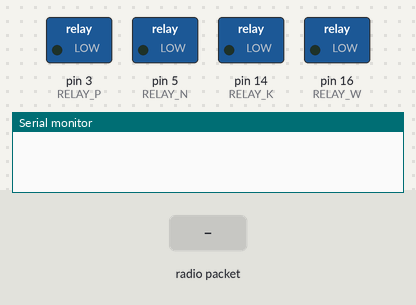
The sketch below on a simulated Arduino Uno, built for the host (arithmetic inside an expression is 32-bit, double 64-bit). On the bench: switched loads named in the sketch (green lamp = pin HIGH), the last lines printed to the serial monitor. The test bench sets the inputs (shaded band). No radio packets arrive unless stated.

Above: at 0.0 s.
At 2.2 s:
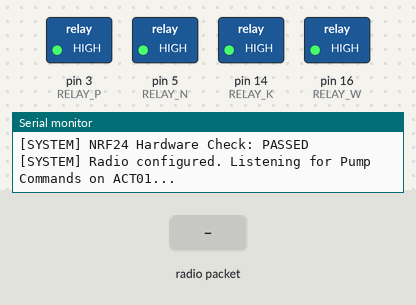
2.3 s: radio packet "1" arrives
At 3.5 s:
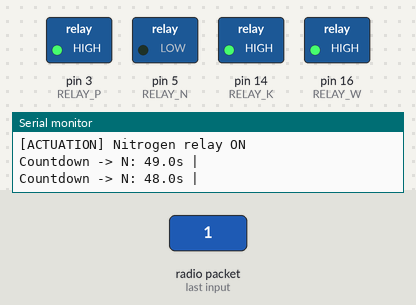
Timing chart, 0 to 52.8 s (numbered marks = the images above; inputs shaded):
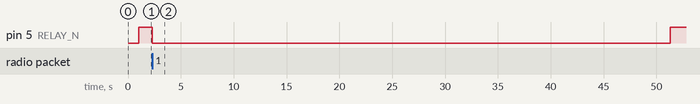

Measured:
- after the input at 2.3 s, pin 5 (RELAY_N): HIGH → LOW at once, → HIGH 49.0 s later

The sketch:

Acctuator.ino
```cpp
/*
  Aries Micro - Node 4 (Actuation Node)
  Features: Hardware AutoACK, Concurrent non-blocking pump control, Serial Countdowns
  Relay Type: ACTIVE LOW (LOW = ON, HIGH = OFF)
*/
#include <SPI.h>
#include <nRF24L01.h>
#include <RF24.h>

// VEGA Core Explicit Linker Override for SPI 1
SPIClass SPI(1);

// --- Pin Definitions ---
#define NRF_CE    9
#define NRF_CSN   10

#define RELAY_N   5   // Nitrogen Pump
#define RELAY_P   3   // Phosphorus Pump
#define RELAY_K   14  // Potassium Pump
#define RELAY_W   16  // Water Pump

RF24 radio(NRF_CE, NRF_CSN);
const byte rxAddress[6] = "ACT01";

// Command Structure (Must match Gateway exactly)
typedef struct __attribute__((packed)) {
    uint16_t n_sec;
    uint16_t p_sec;
    uint16_t k_sec;
    uint16_t w_sec;
} PumpCommand;

// State Tracking
uint32_t end_N = 0, end_P = 0, end_K = 0, end_W = 0;
bool active_N = false, active_P = false, active_K = false, active_W = false;
uint32_t last_print_time = 0;

void setup() {
    Serial.begin(115200);
    delay(1000); // Give Serial and MCU time to stabilize

    Serial.println("\n========================================");
    Serial.println("   SICHAI Actuator Node (Aries Micro)   ");
    Serial.println("========================================");

    // SAFETY FIX: Set HIGH (OFF) before configuring as OUTPUT to prevent boot-up splashing
    digitalWrite(RELAY_N, HIGH); digitalWrite(RELAY_P, HIGH);
    digitalWrite(RELAY_K, HIGH); digitalWrite(RELAY_W, HIGH);

    pinMode(RELAY_N, OUTPUT); pinMode(RELAY_P, OUTPUT);
    pinMode(RELAY_K, OUTPUT); pinMode(RELAY_W, OUTPUT);

    SPI.begin();

    if (!radio.begin()) {
        Serial.println("[CRITICAL ERROR] NRF24 Hardware NOT responding!");
    } else {
        if (radio.isChipConnected()) {
            Serial.println("[SYSTEM] NRF24 Hardware Check: PASSED");
        } else {
            Serial.println("[SYSTEM] NRF24 Hardware Check: FAILED (Check SPI wiring)");
        }

        radio.setPALevel(RF24_PA_MAX);
        radio.setDataRate(RF24_1MBPS);
        radio.setChannel(108);
        radio.setPayloadSize(sizeof(PumpCommand));

        radio.openReadingPipe(1, rxAddress);
        radio.startListening();

        Serial.println("[SYSTEM] Radio configured. Listening for Pump Commands on ACT01...");
    }
}

void loop() {
    uint32_t current_time = millis();

    // 1. Listen for Commands
    if (radio.available()) {
        PumpCommand cmd;
        radio.read(&cmd, sizeof(PumpCommand)); // Hardware AutoACK is sent instantly upon read()

        Serial.println("\n[COMMAND RECEIVED] Starting Dosing Sequence...");

        // Start Actuation & Calculate End Times (ACTIVE LOW: LOW = ON)
        if (cmd.n_sec > 0) {
            end_N = current_time + (cmd.n_sec * 1000UL);
            digitalWrite(RELAY_N, LOW);
            active_N = true;
            Serial.println("[ACTUATION] Nitrogen relay ON");
        }
        if (cmd.p_sec > 0) {
            end_P = current_time + (cmd.p_sec * 1000UL);
            digitalWrite(RELAY_P, LOW);
            active_P = true;
            Serial.println("[ACTUATION] Phosphorus relay ON");
        }
        if (cmd.k_sec > 0) {
            end_K = current_time + (cmd.k_sec * 1000UL);
            digitalWrite(RELAY_K, LOW);
            active_K = true;
            Serial.println("[ACTUATION] Potassium relay ON");
        }
        if (cmd.w_sec > 0) {
            end_W = current_time + (cmd.w_sec * 1000UL);
            digitalWrite(RELAY_W, LOW);
            active_W = true;
            Serial.println("[ACTUATION] Water relay ON");
        }
    }

    // 2. Continuous Cutoff Check (Non-Blocking)
    // ACTIVE LOW: HIGH = OFF
    if (active_N && current_time >= end_N) {
        digitalWrite(RELAY_N, HIGH);
        active_N = false;
        Serial.println("[ACTUATION] Nitrogen relay [OFF]");
    }
    if (active_P && current_time >= end_P) {
        digitalWrite(RELAY_P, HIGH);
        active_P = false;
        Serial.println("[ACTUATION] Phosphorus relay [OFF]");
    }
    if (active_K && current_time >= end_K) {
        digitalWrite(RELAY_K, HIGH);
        active_K = false;
        Serial.println("[ACTUATION] Potassium relay [OFF]");
    }
    if (active_W && current_time >= end_W) {
        digitalWrite(RELAY_W, HIGH);
        active_W = false;
        Serial.println("[ACTUATION] Water relay [OFF]");
    }

    // 3. Clean Countdown Print (Executes once per second while any pump is running)
    if ((active_N || active_P || active_K || active_W) && (current_time - last_print_time >= 1000)) {
        last_print_time = current_time;
        Serial.print("Countdown -> ");
        if (active_N) { Serial.print("N: "); Serial.print((end_N - current_time)/1000.0, 1); Serial.print("s | "); }
        if (active_P) { Serial.print("P: "); Serial.print((end_P - current_time)/1000.0, 1); Serial.print("s | "); }
        if (active_K) { Serial.print("K: "); Serial.print((end_K - current_time)/1000.0, 1); Serial.print("s | "); }
        if (active_W) { Serial.print("W: "); Serial.print((end_W - current_time)/1000.0, 1); Serial.print("s"); }
        Serial.println();
    }
}
```
